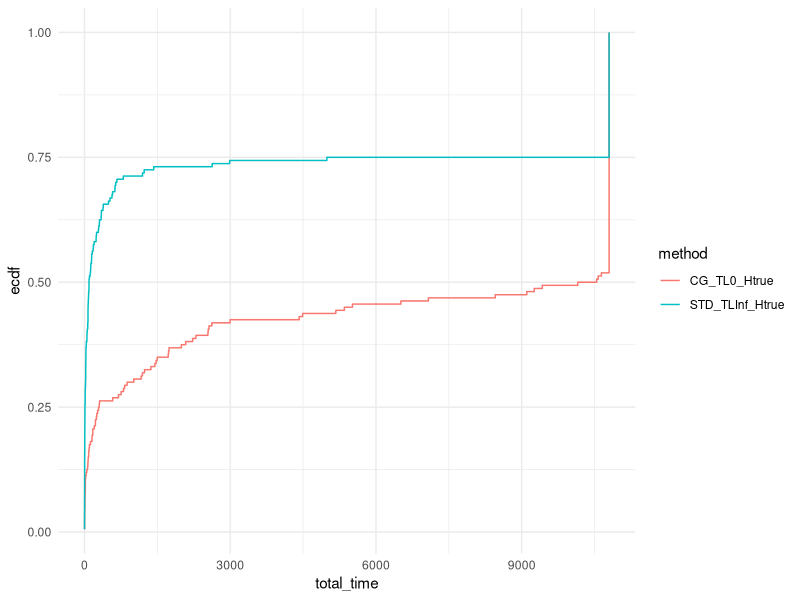
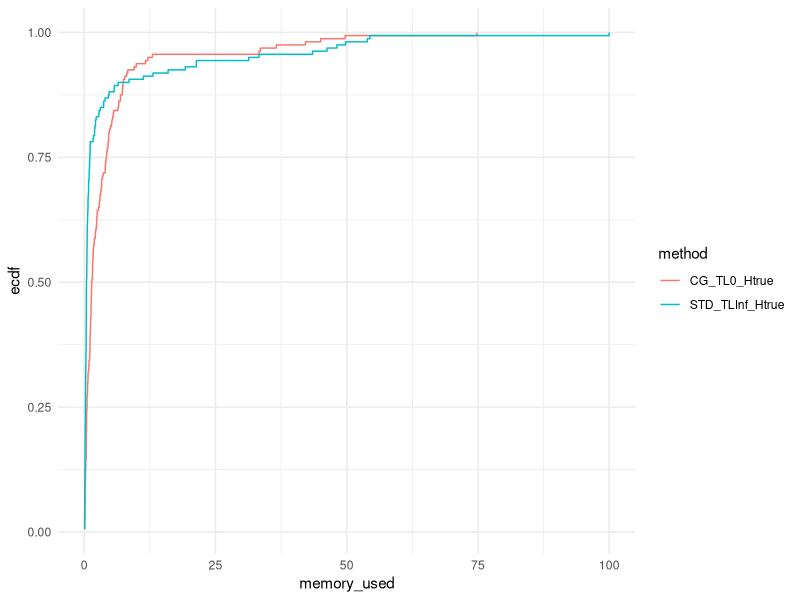
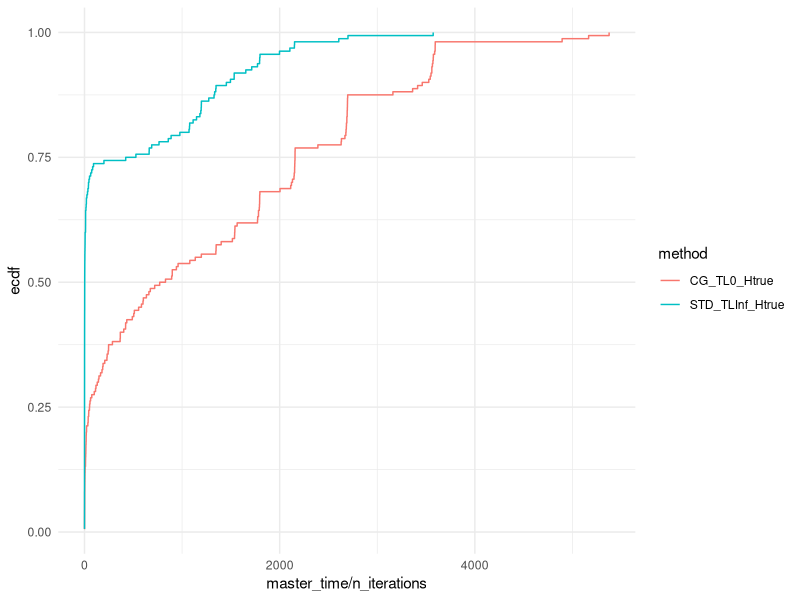
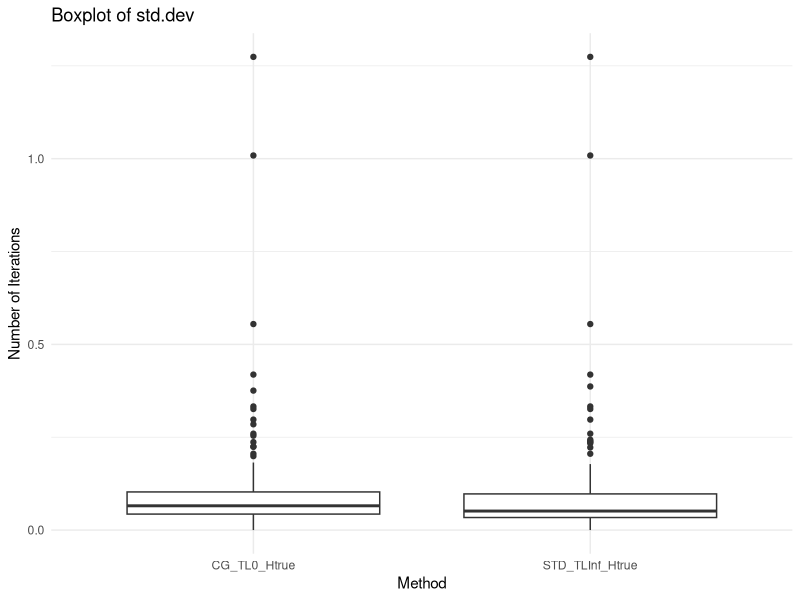

The R source for these figures, in order:
## ---- chunk 1
library(rmarkdown)
library(kableExtra)
library(tidyr)
library(ggplot2)
suppressPackageStartupMessages(library(dplyr))
## ---- chunk 2
data = read.csv("results.csv", header = FALSE)
colnames(data) = c("slurm_file", "tag", "instance", "standard_phase_time_limit_raw", "Gamma", "with_heuristic", "standard_phase_time_limit", "master_solver", "status", "reason", "has_large_scaled", "n_iterations", "total_time", "master_time", "adversarial_time", "best_bound", "best_obj", "relative_gap", "absolute_gap", "second_stage.mean", "second_stage.std_dev", "adversarial_unexpected_status", "memory_used", "memory_limit")
data = data %>% mutate(instance = basename(instance),
                n_jobs = as.numeric(sub(".*N(\\d+)_R.*", "\\1", instance))
                )
## ---- chunk 3
data = data[, !(names(data) %in% c("tag", "blank"))]
## ---- chunk 4
if (sum(data$tag == "iteration") > 0 ) {
  data[data$tag == "iteration",]$total_time = 10800 
}

if (sum(data$total_time > 10800) > 0 ) {
  data[data$total_time > 10800,]$total_time = 10800 
}
## ---- chunk 5
data$method = paste0(data$master_solver, "_TL", data$standard_phase_time_limit, "_H", data$with_heuristic)
unique(data$method)
## ---- chunk 6
paged_table(data)
## ---- chunk 7
# Define the relative tolerance
tolerance <- 10^-2

# Filter the data where time < 18000 and group by 'instance'
validation <- data %>%
  filter(total_time < 18000) %>%
  group_by(instance) %>%
  summarise(min_best_obj = min(best_obj), max_best_obj = max(best_obj)) %>%
  mutate(valid = (max_best_obj - min_best_obj) / min_best_obj <= tolerance)

# Check if all instances are valid
if (all(validation$valid)) {
  print("All methods find the same best_obj value within the relative tolerance for all instances.")
} else {
  print("Methods do not find the same best_obj value within the relative tolerance for some instances.")
  print(validation %>% filter(!valid))  # Show the instances that failed validation
}
## ---- chunk 8
ggplot(data, aes(x = total_time, col = method)) + stat_ecdf(pad = FALSE) +
  coord_cartesian(xlim = c(0,10800)) +
  #scale_x_log10() +
  theme_minimal()

ggplot(data, aes(x = memory_used, col = method)) +
  stat_ecdf(pad = FALSE) +
  theme_minimal()
## ---- chunk 9
ggplot(data, aes(x = master_time / n_iterations, col = method)) + stat_ecdf(pad = FALSE) +
  # coord_cartesian(xlim = c(0,18000)) +
  theme_minimal()
## ---- chunk 10
#data_with_ecdf = data %>%
#  group_by(method) %>%
#  arrange(total_time) %>%
#  mutate(ecdf_value = ecdf(total_time)(total_time)) %>%
#  ungroup()

n_points <- 1000
x_points <- seq(1, 10800, length.out = n_points)

data_with_ecdf <- data %>%
  group_by(method) %>%
  arrange(total_time) %>%
  group_modify(~ {
    # Create ECDF function for the current method
    ecdf_func <- ecdf(.x$total_time)
    # Compute ECDF values for the specified points
    tibble(total_time = x_points, ecdf_value = 100 * ecdf_func(x_points))
  }) %>%
  ungroup()

for (method in unique(data_with_ecdf$method)) {
  output = data_with_ecdf[data_with_ecdf$method == method,]
  output = output[,c("total_time", "ecdf_value")]
  output = output[output$total_time < 10800,]
  write.csv(output, file = paste0("TIME_", method, ".csv"), row.names = FALSE)
}
## ---- chunk 11
n_points <- 1000
x_points <- seq(1, 100, length.out = n_points)

data_with_ecdf <- data %>%
  group_by(method) %>%
  arrange(memory_used) %>%
  group_modify(~ {
    # Create ECDF function for the current method
    ecdf_func <- ecdf(.x$memory_used)
    # Compute ECDF values for the specified points
    tibble(memory_used = x_points, ecdf_value = 100 * ecdf_func(x_points))
  }) %>%
  ungroup()

for (method in unique(data_with_ecdf$method)) {
  output = data_with_ecdf[data_with_ecdf$method == method,]
  output = output[,c("memory_used", "ecdf_value")]
  write.csv(output, file = paste0("MEMORY_", method, ".csv"), row.names = FALSE)
}
## ---- chunk 12
summary_data_lt_18000 <- data %>%
  filter(total_time < 10800) %>%
  group_by(n_jobs, Gamma, method) %>%
  summarize(
    avg_total_time = mean(total_time, na.rm = TRUE),
    avg_master_time = mean(master_time, na.rm = TRUE),
    avg_adversarial_time = mean(adversarial_time, na.rm = TRUE),
    avg_n_iterations = mean(n_iterations, na.rm = TRUE),
    sum_has_large_scaled = sum(has_large_scaled),
    num_lines = n(),
    .groups = "drop"
  ) %>%
  ungroup() %>%
  arrange(n_jobs, Gamma, method)
## ---- chunk 13
summary_data_ge_18000 <- data %>%
  filter(total_time >= 10800) %>%
  group_by(n_jobs, Gamma, method) %>%
  summarize(
    avg_n_iterations_unsolved = mean(n_iterations, na.rm = TRUE),
    num_lines_unsolved = n(),
    .groups = "drop"
  ) %>%
  ungroup() %>%
  arrange(n_jobs, Gamma, method)
## ---- chunk 14
transposed_data_lt_18000 <- summary_data_lt_18000 %>%
  pivot_wider(names_from = method, values_from = avg_total_time:num_lines)

transposed_data_ge_18000 <- summary_data_ge_18000 %>%
  pivot_wider(names_from = method, values_from = avg_n_iterations_unsolved:num_lines_unsolved)

transposed_data_lt_18000 %>% kable()
transposed_data_ge_18000 %>%  kable()

#cbind(
#  transposed_data_lt_18000,
#  transposed_data_ge_18000
#) %>%
#  kable() %>%
#  kable_styling(full_width = FALSE, position = "center")
## ---- chunk 15
ggplot(data, aes(x = method, y = second_stage.std_dev / abs(second_stage.mean))) +
  geom_boxplot() +
  labs(title = "Boxplot of std.dev",
       x = "Method",
       y = "Number of Iterations") +
  theme_minimal()
